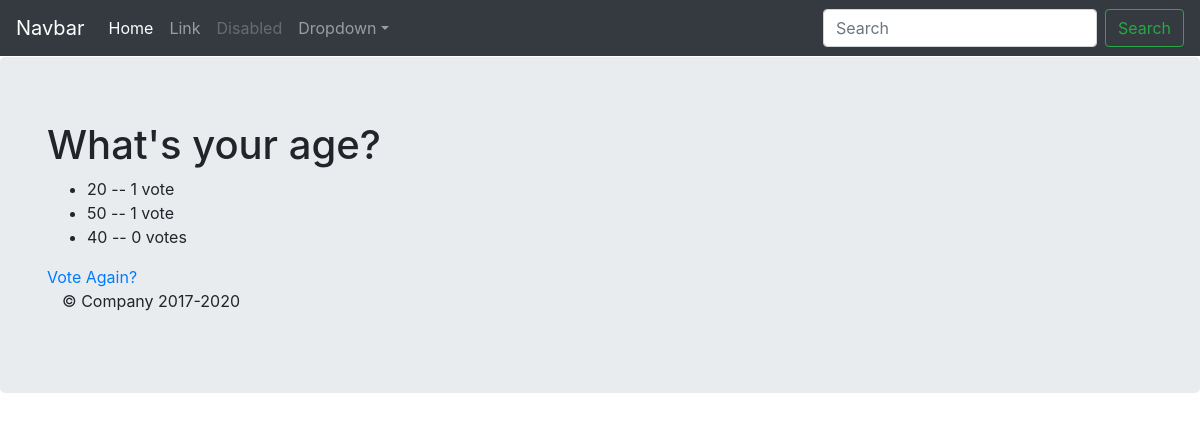
/basicapp/2/results/, run on an earlier commit of the app's database.
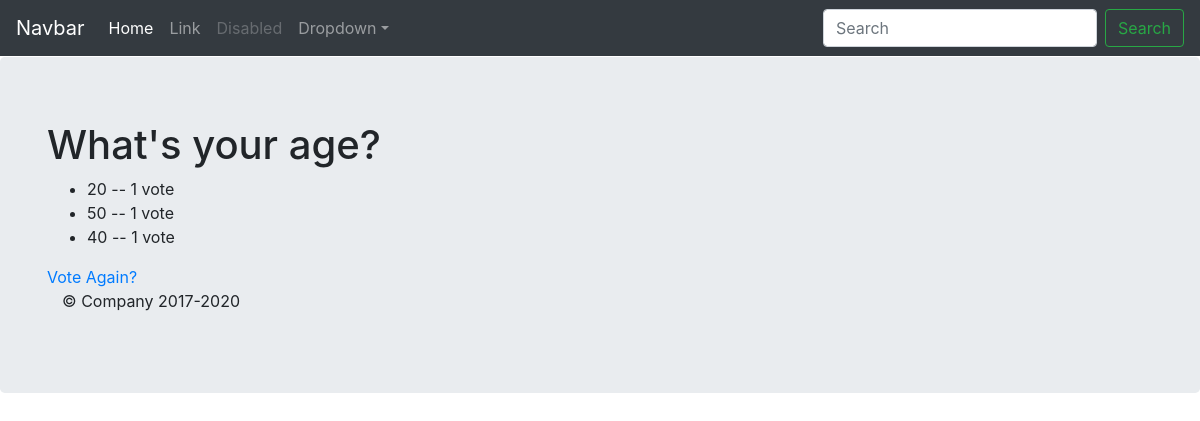
And on a later commit of the database.
### basicapp/models.py (models this page shows, shortened)
class Choice(models.Model):
    choice_text = models.CharField(max_length=200)
    votes = models.IntegerField(default=0)
    question = models.ForeignKey(Question, on_delete=models.CASCADE)

### basicapp/views.py (the view)
# urls.py: path('<question_id>/results/', views.results, name='results'),
def results(request, question_id):
    question = get_object_or_404(Question, pk=question_id)
    return render(request, 'basicapp/results.html', {'question': question})

### basicapp/templates/basicapp/results.html
{% extends 'basicapp/base.html' %}
{% block main_content %}
<h1> {{question.question_text}}</h1>
<ul>
    {% for choice in question.choice_set.all %}
        <li>{{choice.choice_text}} -- {{choice.votes}} vote{{ choice.votes|pluralize}}</li>
    {% endfor %}
</ul>
<a href="{% url 'basicapp:detail' question.id %}"> Vote Again? </a>
{% endblock %}

What changed in the data, as far as the page shows it:
changed Choice (number 3 of 3 on the later page): votes "0" → "1"
